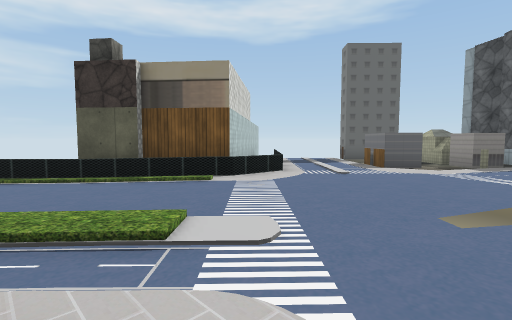
view 1 (above)

17 first-person views from a walk through a 3-D level made in the Unity game engine. The camera is 1.4 m above the floor, tilts 4° down and sees 85° across. The floor is counted in squares, 2 m on a side. Each view is taken from the middle of a square. On the plan, view 1 faces up. The plan holds only what a view shows up to about 9 squares ahead; the rest is blank. The place goes on beyond the plan. The player is left out. Some surface patterns are stand-ins.

view 2
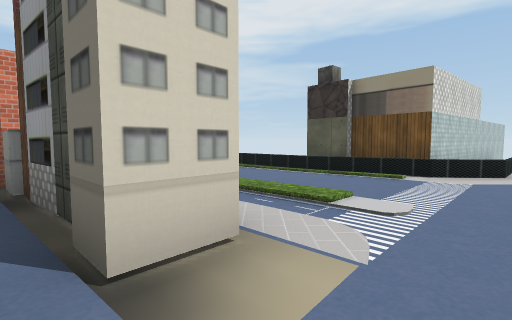

view 3
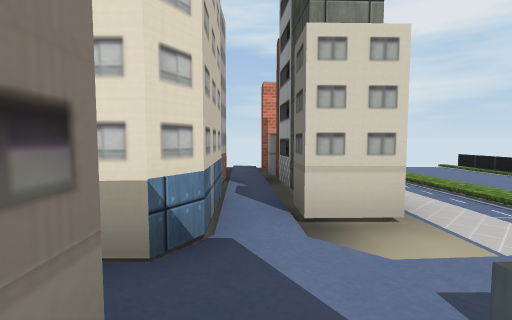

view 4
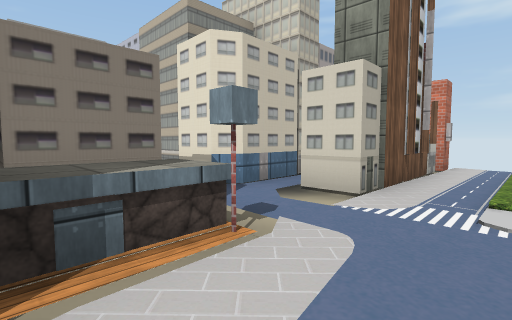

view 5
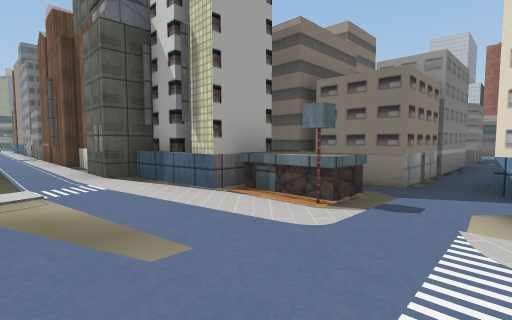

view 6
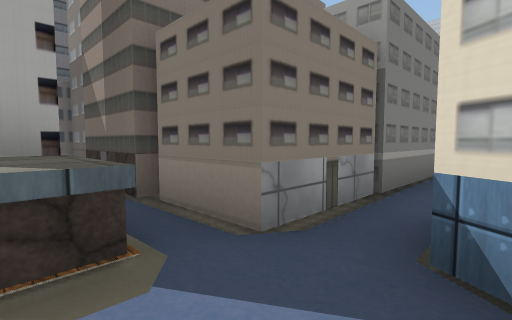

view 7
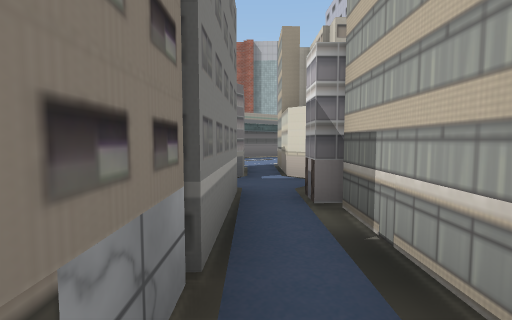

view 8
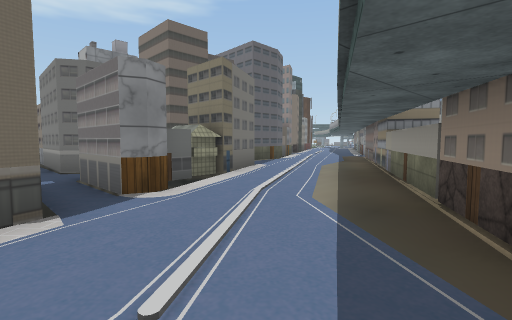

view 9
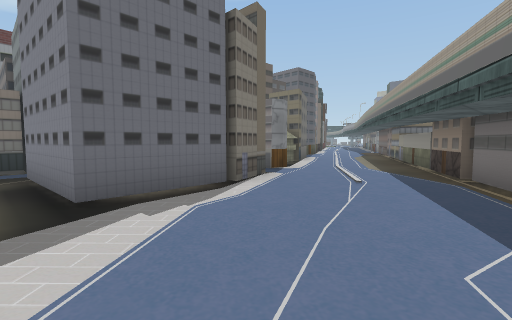

view 10
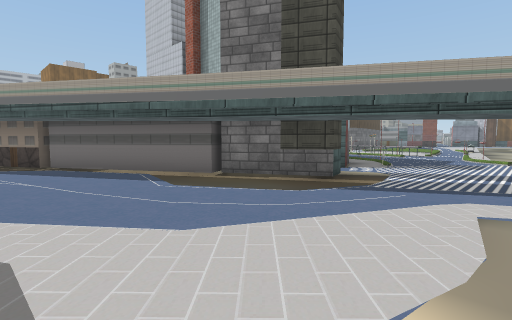

view 11
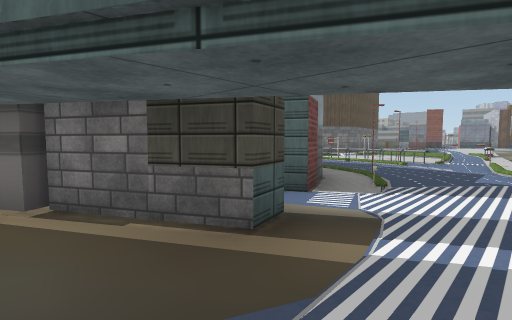

view 12
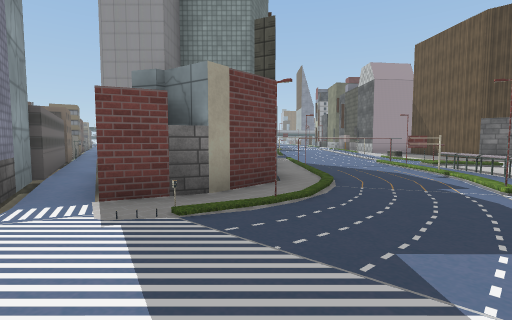

view 13
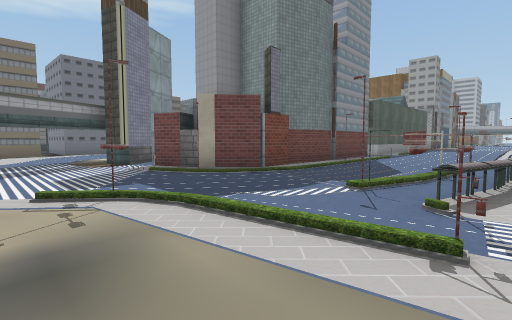

view 14
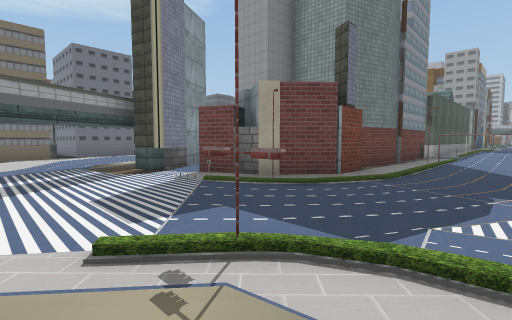

view 15
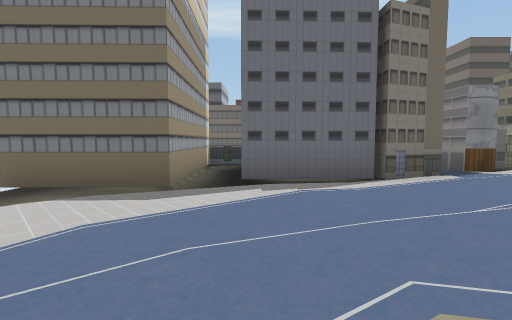

view 16
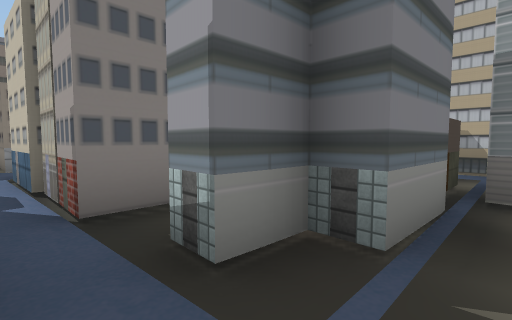

view 17
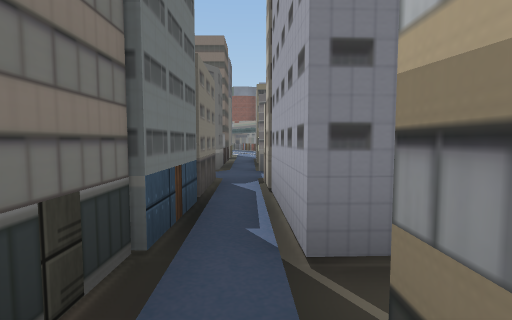

### Floor plan
Key: @ floor where view 1 was taken; # wall or solid block; x gap in a wall; . main floor; - floor 0.25 m lower than the main floor; _ floor 0.5 m lower than the main floor; / step, stairs or slope; = window, fence, low wall or low ledge; ^ raised ledge; T thing the floor can be seen under or through.
Columns run from 7 left of view 1 to 11 right of it. Each row starts with its distance up from view 1.
 11        #
 10        #
  9        #--/ _#
  8        #--/#-x
  7       ##--/--/
  6    =###=---/--
  5  ---///------
  4  -----------
  3  ----------/-----
  2  -......-/----.----
  1  -----..-.//#######
  0  #x####@-^### #
 -1  //------..   #
 -2  -#-####.#####
 -3  -#    #.#
 -4  -#    #.#
 -5  ###   #.#
 -6   -#####.# #
 -7   .......####..
 -8   #-####.###/...
 -9   #-####.#.../---
-10   #-####..../--##
-11 ###-//..../--###
-12  -/....../-###
-13  -.......-##
-14  /..././###
-15  /./--####
-16  ..-####
-17  ../##
-18  .../#
-19  ....##
-20  ...#.######
-21  ............
-22  -#......T...
-23  -/....#.T...
-24  -//.x/////
-25  -/##^^^^/.

Where each view was taken, in squares from view 1:
view 1: 0 up, 0 right, facing up
view 2: 1 down, 1 right, facing up-left
view 3: 1 down, 2 right, facing left
view 4: 2 up, 3 right, facing down-left
view 5: 3 up, 0 right, facing down-right
view 6: 0 up, 0 right, facing down-right
view 7: 2 down, 1 right, facing down
view 8: 13 down, 0 right, facing up-right
view 9: 14 down, 4 left, facing up-right
view 10: 12 down, 6 left, facing down-right
view 11: 15 down, 5 left, facing down-right
view 12: 20 down, 6 left, facing right
view 13: 25 down, 6 left, facing up-right
view 14: 23 down, 6 left, facing up-right
view 15: 15 down, 3 left, facing up
view 16: 1 down, 6 left, facing down-right
view 17: 7 down, 5 left, facing right
